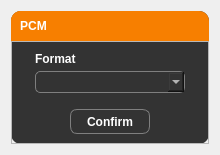
<?xml version="1.0" encoding="UTF-8"?>
<ui version="4.0">
 <class>Form</class>
 <widget class="QWidget" name="Form">
  <property name="geometry">
   <rect>
    <x>0</x>
    <y>0</y>
    <width>220</width>
    <height>155</height>
   </rect>
  </property>
  <property name="sizePolicy">
   <sizepolicy hsizetype="Minimum" vsizetype="Preferred">
    <horstretch>0</horstretch>
    <verstretch>0</verstretch>
   </sizepolicy>
  </property>
  <property name="minimumSize">
   <size>
    <width>220</width>
    <height>155</height>
   </size>
  </property>
  <property name="maximumSize">
   <size>
    <width>220</width>
    <height>155</height>
   </size>
  </property>
  <property name="windowTitle">
   <string>PCM</string>
  </property>
  <property name="styleSheet">
   <string notr="true">QWidget {
	color: white;
	font-family: &quot;Segoe UI&quot;;
}

QComboBox QAbstractItemView {
	color: black;
}
</string>
  </property>
  <layout class="QVBoxLayout" name="verticalLayout">
   <item>
    <widget class="QFrame" name="base_frame">
     <property name="styleSheet">
      <string notr="true">QFrame#base_frame {
	background-color: #333333;
	border-radius: 10px;

}
</string>
     </property>
     <property name="frameShape">
      <enum>QFrame::StyledPanel</enum>
     </property>
     <property name="frameShadow">
      <enum>QFrame::Raised</enum>
     </property>
     <layout class="QVBoxLayout" name="verticalLayout_2">
      <property name="spacing">
       <number>0</number>
      </property>
      <property name="leftMargin">
       <number>0</number>
      </property>
      <property name="topMargin">
       <number>0</number>
      </property>
      <property name="rightMargin">
       <number>0</number>
      </property>
      <property name="bottomMargin">
       <number>0</number>
      </property>
      <item>
       <widget class="QFrame" name="title_bar">
        <property name="sizePolicy">
         <sizepolicy hsizetype="Preferred" vsizetype="Preferred">
          <horstretch>0</horstretch>
          <verstretch>0</verstretch>
         </sizepolicy>
        </property>
        <property name="minimumSize">
         <size>
          <width>0</width>
          <height>30</height>
         </size>
        </property>
        <property name="maximumSize">
         <size>
          <width>16777215</width>
          <height>30</height>
         </size>
        </property>
        <property name="styleSheet">
         <string notr="true">QFrame {
	background-color: #f77f00;
	border-top-left-radius: 10px;
	border-top-right-radius: 10px;
	border-bottom-right-radius: 0px;
	border-bottom-left-radius: 0px;
}</string>
        </property>
        <property name="frameShape">
         <enum>QFrame::NoFrame</enum>
        </property>
        <property name="frameShadow">
         <enum>QFrame::Raised</enum>
        </property>
        <layout class="QHBoxLayout" name="horizontalLayout_3">
         <property name="spacing">
          <number>0</number>
         </property>
         <property name="leftMargin">
          <number>0</number>
         </property>
         <property name="topMargin">
          <number>0</number>
         </property>
         <property name="rightMargin">
          <number>0</number>
         </property>
         <item>
          <widget class="QLabel" name="title">
           <property name="minimumSize">
            <size>
             <width>45</width>
             <height>30</height>
            </size>
           </property>
           <property name="maximumSize">
            <size>
             <width>45</width>
             <height>30</height>
            </size>
           </property>
           <property name="styleSheet">
            <string notr="true">QLabel {
	color: white;
	font-family: &quot;Segoe UI&quot;;
	font-weight: bold;

}</string>
           </property>
           <property name="text">
            <string>PCM</string>
           </property>
           <property name="alignment">
            <set>Qt::AlignCenter</set>
           </property>
          </widget>
         </item>
         <item>
          <spacer name="spacer_title_bar">
           <property name="orientation">
            <enum>Qt::Horizontal</enum>
           </property>
           <property name="sizeHint" stdset="0">
            <size>
             <width>677</width>
             <height>18</height>
            </size>
           </property>
          </spacer>
         </item>
        </layout>
       </widget>
      </item>
      <item alignment="Qt::AlignTop">
       <widget class="QFrame" name="main_frame">
        <property name="frameShape">
         <enum>QFrame::StyledPanel</enum>
        </property>
        <property name="frameShadow">
         <enum>QFrame::Raised</enum>
        </property>
        <layout class="QVBoxLayout" name="verticalLayout_3">
         <property name="spacing">
          <number>20</number>
         </property>
         <item alignment="Qt::AlignHCenter|Qt::AlignTop">
          <widget class="QFrame" name="bitrate_mode_frame">
           <property name="sizePolicy">
            <sizepolicy hsizetype="Minimum" vsizetype="Minimum">
             <horstretch>0</horstretch>
             <verstretch>0</verstretch>
            </sizepolicy>
           </property>
           <property name="minimumSize">
            <size>
             <width>170</width>
             <height>42</height>
            </size>
           </property>
           <property name="maximumSize">
            <size>
             <width>16777215</width>
             <height>210</height>
            </size>
           </property>
           <property name="frameShape">
            <enum>QFrame::NoFrame</enum>
           </property>
           <property name="frameShadow">
            <enum>QFrame::Raised</enum>
           </property>
           <layout class="QVBoxLayout" name="verticalLayout_4">
            <property name="spacing">
             <number>5</number>
            </property>
            <property name="leftMargin">
             <number>10</number>
            </property>
            <property name="topMargin">
             <number>0</number>
            </property>
            <property name="rightMargin">
             <number>10</number>
            </property>
            <property name="bottomMargin">
             <number>0</number>
            </property>
            <item>
             <widget class="QLabel" name="format_title">
              <property name="sizePolicy">
               <sizepolicy hsizetype="Preferred" vsizetype="Fixed">
                <horstretch>0</horstretch>
                <verstretch>0</verstretch>
               </sizepolicy>
              </property>
              <property name="minimumSize">
               <size>
                <width>60</width>
                <height>15</height>
               </size>
              </property>
              <property name="maximumSize">
               <size>
                <width>60</width>
                <height>15</height>
               </size>
              </property>
              <property name="styleSheet">
               <string notr="true">QLabel {
	font-weight: bold

}</string>
              </property>
              <property name="text">
               <string>Format</string>
              </property>
             </widget>
            </item>
            <item>
             <widget class="QComboBox" name="format_combo">
              <property name="styleSheet">
               <string notr="true">QComboBox {
	background-color: #333333;
	color: white;
	border: 1px solid #7f7f7f;
	border-radius: 5px;
	padding: 2px;
	padding-left: 4px;

}

QComboBox:hover {
	border: 1px solid #f77f00;
}

QComboBox:focus {
	border: 1px solid #f77f00;
}

QComboBox::drop-down {
	background-color: none;
	outline: none;
}

QListView {
	color: black;

}</string>
              </property>
             </widget>
            </item>
           </layout>
          </widget>
         </item>
         <item alignment="Qt::AlignHCenter">
          <widget class="QPushButton" name="confirm_btn">
           <property name="sizePolicy">
            <sizepolicy hsizetype="Fixed" vsizetype="Fixed">
             <horstretch>0</horstretch>
             <verstretch>0</verstretch>
            </sizepolicy>
           </property>
           <property name="minimumSize">
            <size>
             <width>80</width>
             <height>25</height>
            </size>
           </property>
           <property name="maximumSize">
            <size>
             <width>90</width>
             <height>25</height>
            </size>
           </property>
           <property name="styleSheet">
            <string notr="true">QPushButton {
	color: white;
	background-color: none;
	border-radius: 7px;
	border: 1px solid #7f7f7f;
	padding: 0px;
	font-weight: bold;
}

QPushButton:hover {
	border: 1px solid rgb(33, 213, 93);
}

QPushButton:pressed {
	background-color: rgb(33, 213, 93);
}



</string>
           </property>
           <property name="text">
            <string>Confirm</string>
           </property>
           <property name="icon">
            <iconset resource="../resources/resources.qrc">
             <normaloff>:/icons/icons/check_white_18dp.svg</normaloff>:/icons/icons/check_white_18dp.svg</iconset>
           </property>
          </widget>
         </item>
        </layout>
       </widget>
      </item>
     </layout>
    </widget>
   </item>
  </layout>
 </widget>
 <resources>
  <include location="../resources/resources.qrc"/>
 </resources>
 <connections/>
</ui>
